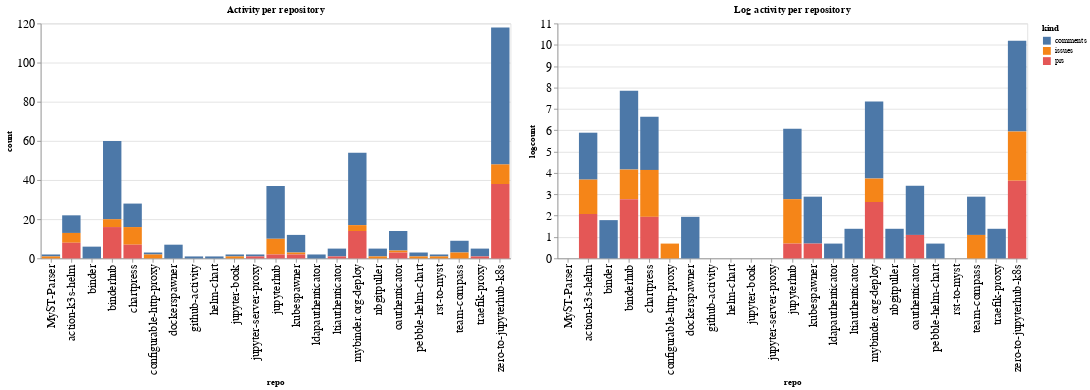

Notebook code for this chart:
### Code cell
ch1 = alt.Chart(repo_summaries, width=600, title="Activity per repository").mark_bar().encode(
    x='repo',
    y='count',
    color='kind',
    tooltip="kind"
)

ch2 = alt.Chart(repo_summaries, width=600, title="Log activity per repository").mark_bar().encode(
    x='repo',
    y='logcount',
    color='kind',
    tooltip="kind"
)

ch1 | ch2

### Figure 1 — Vega-Lite specification as saved in the notebook (floating-point values rounded to 4 significant figures)
{"config": {"axisLeft": {"labelFontSize": 15}, "axisBottom": {"labelFontSize": 15}}, "hconcat": [{"mark": "bar", "encoding": {"color": {"type": "nominal", "field": "kind"}, "tooltip": {"type": "nominal", "field": "kind"}, "x": {"type": "nominal", "field": "repo"}, "y": {"type": "quantitative", "field": "count"}}, "title": "Activity per repository", "width": 600}, {"mark": "bar", "encoding": {"color": {"type": "nominal", "field": "kind"}, "tooltip": {"type": "nominal", "field": "kind"}, "x": {"type": "nominal", "field": "repo"}, "y": {"type": "quantitative", "field": "logcount"}}, "title": "Log activity per repository", "width": 600}], "data": {"name": "data-01d32c2558ed1e906886694f693f0575"}, "$schema": "https://vega.github.io/schema/vega-lite/v4.8.1.json", "datasets": {"data-01d32c2558ed1e906886694f693f0575": [{"repo": "MyST-Parser", "kind": "comments", "count": 1, "logcount": 0.0}, {"repo": "MyST-Parser", "kind": "issues", "count": 1, "logcount": 0.0}, {"repo": "action-k3s-helm", "kind": "comments", "count": 9, "logcount": 2.197}, {"repo": "action-k3s-helm", "kind": "issues", "count": 5, "logcount": 1.609}, {"repo": "action-k3s-helm", "kind": "prs", "count": 8, "logcount": 2.079}, {"repo": "binder", "kind": "comments", "count": 6, "logcount": 1.792}, {"repo": "binderhub", "kind": "comments", "count": 40, "logcount": 3.689}, {"repo": "binderhub", "kind": "issues", "count": 4, "logcount": 1.386}, {"repo": "binderhub", "kind": "prs", "count": 16, "logcount": 2.773}, {"repo": "chartpress", "kind": "comments", "count": 12, "logcount": 2.485}, {"repo": "chartpress", "kind": "issues", "count": 9, "logcount": 2.197}, {"repo": "chartpress", "kind": "prs", "count": 7, "logcount": 1.946}, {"repo": "configurable-http-proxy", "kind": "comments", "count": 1, "logcount": 0.0}, {"repo": "configurable-http-proxy", "kind": "issues", "count": 2, "logcount": 0.6931}, {"repo": "dockerspawner", "kind": "comments", "count": 7, "logcount": 1.946}, {"repo": "github-activity", "kind": "comments", "count": 1, "logcount": 0.0}, {"repo": "helm-chart", "kind": "comments", "count": 1, "logcount": 0.0}, {"repo": "jupyter-book", "kind": "comments", "count": 1, "logcount": 0.0}, {"repo": "jupyter-book", "kind": "issues", "count": 1, "logcount": 0.0}, {"repo": "jupyter-server-proxy", "kind": "comments", "count": 1, "logcount": 0.0}, {"repo": "jupyter-server-proxy", "kind": "prs", "count": 1, "logcount": 0.0}, {"repo": "jupyterhub", "kind": "comments", "count": 27, "logcount": 3.296}, {"repo": "jupyterhub", "kind": "issues", "count": 8, "logcount": 2.079}, {"repo": "jupyterhub", "kind": "prs", "count": 2, "logcount": 0.6931}, {"repo": "kubespawner", "kind": "comments", "count": 9, "logcount": 2.197}, {"repo": "kubespawner", "kind": "issues", "count": 1, "logcount": 0.0}, {"repo": "kubespawner", "kind": "prs", "count": 2, "logcount": 0.6931}, {"repo": "ldapauthenticator", "kind": "comments", "count": 2, "logcount": 0.6931}, {"repo": "ltiauthenticator", "kind": "comments", "count": 4, "logcount": 1.386}, {"repo": "ltiauthenticator", "kind": "prs", "count": 1, "logcount": 0.0}, {"repo": "mybinder.org-deploy", "kind": "comments", "count": 37, "logcount": 3.611}, {"repo": "mybinder.org-deploy", "kind": "issues", "count": 3, "logcount": 1.099}, {"repo": "mybinder.org-deploy", "kind": "prs", "count": 14, "logcount": 2.639}, {"repo": "nbgitpuller", "kind": "comments", "count": 4, "logcount": 1.386}, {"repo": "nbgitpuller", "kind": "issues", "count": 1, "logcount": 0.0}, {"repo": "oauthenticator", "kind": "comments", "count": 10, "logcount": 2.303}, {"repo": "oauthenticator", "kind": "issues", "count": 1, "logcount": 0.0}, {"repo": "oauthenticator", "kind": "prs", "count": 3, "logcount": 1.099}, {"repo": "pebble-helm-chart", "kind": "comments", "count": 2, "logcount": 0.6931}, {"repo": "pebble-helm-chart", "kind": "issues", "count": 1, "logcount": 0.0}, {"repo": "rst-to-myst", "kind": "comments", "count": 1, "logcount": 0.0}, {"repo": "rst-to-myst", "kind": "issues", "count": 1, "logcount": 0.0}, {"repo": "team-compass", "kind": "comments", "count": 6, "logcount": 1.792}, {"repo": "team-compass", "kind": "issues", "count": 3, "logcount": 1.099}, {"repo": "traefik-proxy", "kind": "comments", "count": 4, "logcount": 1.386}, {"repo": "traefik-proxy", "kind": "prs", "count": 1, "logcount": 0.0}, {"repo": "zero-to-jupyterhub-k8s", "kind": "comments", "count": 70, "logcount": 4.248}, {"repo": "zero-to-jupyterhub-k8s", "kind": "issues", "count": 10, "logcount": 2.303}, {"repo": "zero-to-jupyterhub-k8s", "kind": "prs", "count": 38, "logcount": 3.638}]}}
